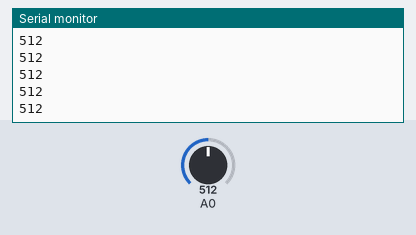
A sketch run on a simulated Arduino Uno, built with avr-gcc and run on an emulated ATmega328P. Parts: the last lines printed to the serial monitor. The test bench sets the inputs (shaded band); at power-on: A0 = 512.

Above: at 1.2 s.
1.3 s: A0 set to 716
At 2.1 s:
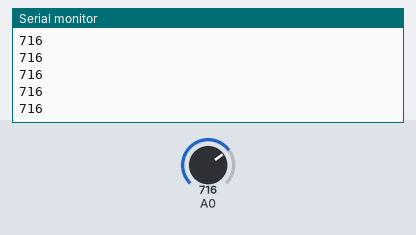
2.8 s: A0 set to 900
At 3.9 s:
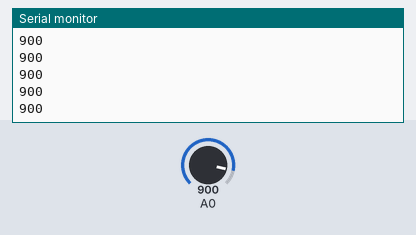
Timing chart, 0 to 5.8 s (numbered marks = the images above; inputs shaded):
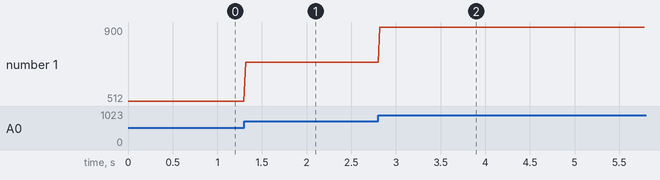

The sketch:

Projeto_127_Sensor_de_Batimentos.ino
```cpp
// Projeto 127 - Sensor de Batimentos
// Arduino Uno | Arduino Neon Lab

void setup(){ Serial.begin(9600); }
 void loop(){
   int sinal = analogRead(A0);
   Serial.println(sinal);
   delay(20);
 }
```

Measured:
- after the input at 1.3 s, the serial monitor: prints a new line at once (image 1)
- after the input at 2.8 s, the serial monitor: prints a new line at once (image 2)
- plotted number 1: 512 → 716 after the input at 1.3 s, 716 → 900 after the input at 2.8 s
